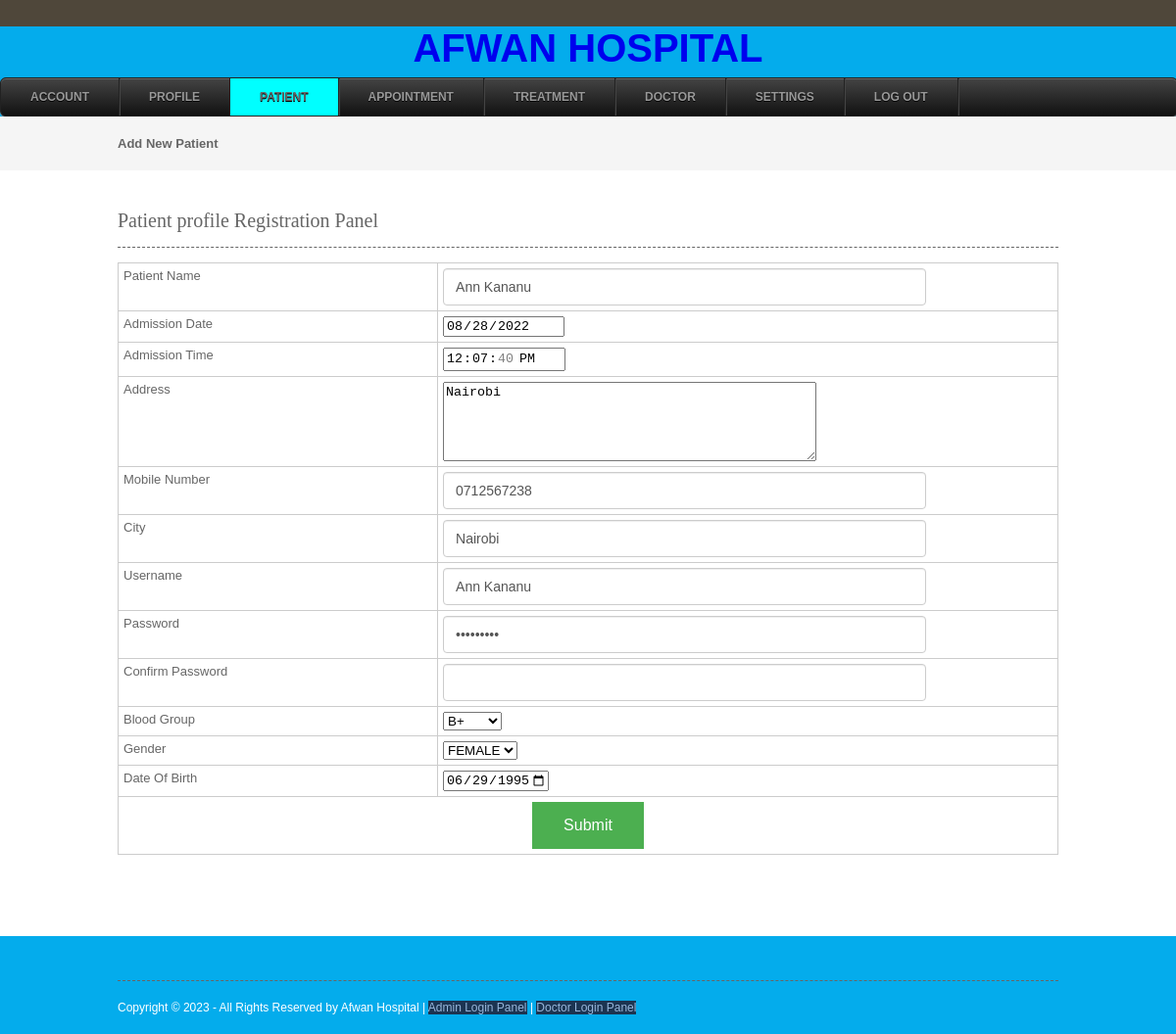
Screenshot of /patient.php?editid=61 (signed in) with the database file from the repository.
### tables this page shows
CREATE TABLE `patient` (
  `patientid` int(10) NOT NULL,
  `patientname` varchar(50) NOT NULL,
  `admissiondate` date NOT NULL,
  `admissiontime` time NOT NULL,
  `address` varchar(250) NOT NULL,
  `mobileno` varchar(15) NOT NULL,
  `city` varchar(25) NOT NULL,
  `loginid` varchar(50) NOT NULL,
  `password` varchar(25) NOT NULL,
  `bloodgroup` varchar(20) NOT NULL,
  `gender` varchar(10) NOT NULL,
  `dob` date NOT NULL,
  `status` varchar(10) NOT NULL
);

### patient.php (the view, shortened to what this page needs)
<?php
if (isset($_SESSION['patientid']) OR isset($_SESSION['adminid'])) {
	include("headers.php");
} else {
	include("header.php");
}
include("dbconnection.php");
if(isset($_GET[editid]))
{
	$sql="SELECT * FROM patient WHERE patientid='$_GET[editid]' ";
	$qsql = mysqli_query($con,$sql);
	$rsedit = mysqli_fetch_array($qsql);
}
?>
<div class="wrapper col2">
  <div id="breadcrumb">
    <ul>
      <li class="first">Add New Patient</li></ul>
  </div>
</div>
<div class="wrapper col4">
  <div id="container">
    <h1>Patient profile Registration Panel</h1>
    <form method="post" action="" name="frmpatient" onSubmit="return validateform()">
    <table width="200" border="3">
      <tbody>
        <tr>
          <td width="34%">Patient Name</td>
          <td width="66%"><input type="text" name="patientname" id="patientname"  value="<?php echo $rsedit[patientname]; ?>"/></td>
        </tr>
<?php
if(isset($_GET[editid]))
{
?>
        <tr>
          <td>Admission Date</td>
          <td><input type="date" name="admissiondate" id="admissiondate" value="<?php echo $rsedit[admissiondate]; ?>" readonly /></td>
        </tr>
        <tr>
          <td>Admission Time</td>
          <td><input type="time" name="admissiontme" id="admissiontme" value="<?php echo $rsedit[admissiontime]; ?>" readonly /></td>
        </tr>
<?php
}
?>
        <tr>
          <td>Address</td>
          <td><textarea name="address" id="address" cols="45" rows="5"><?php echo $rsedit[address]; ?></textarea></td>
        </tr>
        <tr>
          <td>Mobile Number</td>
          <td><input type="text" name="mobilenumber" id="mobilenumber" value="<?php echo $rsedit[mobileno]; ?>" /></td>
        </tr>
        <tr>
          <td>City</td>
          <td><input type="text" name="city" id="city" value="<?php echo $rsedit[city]; ?>" /></td>
        </tr>
        <tr>
          <td>Username</td>
          <td><input type="text" name="loginid" id="loginid"  value="<?php echo $rsedit[loginid]; ?>"/></td>
        </tr>
        <tr>
          <td>Password</td>
          <td><input type="password" name="password" id="password" value="<?php echo $rsedit[password]; ?>" /></td>
        </tr>
        <tr>
          <td>Confirm Password</td>
          <td><input type="password" name="confirmpassword" id="confirmpassword"  value="<?php echo $rsedit[confirmpassword]; ?>"/></td>
        </tr>
        <tr>
          <td>Blood Group</td>
          <td><select name="select2" id="select2">
          <?php
		  $arr = array("A+","A-","B+","B-","O+","O-","AB+","AB-");
		  foreach($arr as $val)
		  {
			  if($val == $rsedit[bloodgroup])
			  {
			  echo "<option value='$val' selected>$val</option>";
			  }
			  else
			  {
				  echo "<option value='$val'>$val</option>";
			  }
		  }
		  ?>
          </select></td>
        </tr>
        <tr>
          <td>Gender</td>
          <td><select name="select3" id="select3">
          <?php
		  $arr = array("MALE","FEMALE");
		  foreach($arr as $val)
		  {
			  if($val == $rsedit[gender])
			  {
			  echo "<option value='$val' selected>$val</option>";
			  }
			  else
			  {
				  echo "<option value='$val'>$val</option>";
			  }
		  }
		  ?>
          </select></td>
        </tr>
        <tr>
          <td>Date Of Birth</td>
          <td><input type="date" name="dateofbirth" max="<?php echo date("Y-m-d"); ?>" id="dateofbirth"  value="<?php echo $rsedit[dob]; ?>"/></td>
        </tr>
        <tr>
          <td colspan="2" align="center"><input type="submit" name="submit" id="submit" value="Submit" /></td>
        </tr>
      </tbody>
    </table>
    </form>
    <p>&nbsp;</p>
  </div>
</div>
<?php
if (isset($_SESSION['patientid'])) {
	include("footers.php");
} else {
	include("footer.php");
}
?>

### layout/styles/layout.css (style rules this page uses)
html { overflow-y:scroll; }
body { margin:0; padding:0; font-size:13px; font-family:verdana, Arial, Helvetica, sans-serif; color:#FFFFFF; background-color:#4F473A; }
div.wrapper { display:block; width:100%; margin:0; text-align:left; }
.col2 { color:#666666; background-color:#F5F5F5; }
.col3, .col4 { color:#666666; background-color:#FFFFFF; }
#head, #gallery, #breadcrumb, #container, #footer { display:block; position:relative; width:960px; margin:0 auto; }
#breadcrumb { padding:20px 0; }
#breadcrumb ul { margin:0; padding:0; list-style:none; }
#breadcrumb ul li { display:inline; }
#breadcrumb ul li.first { font-weight:bold; }
#container { padding:40px 0; }
#container h1, #container h2, #container h3, #container h4, #container h5, #container h6 { margin:0 0 15px 0; padding:0 0 15px 0; line-height:normal; font-weight:normal; font-size:20px; font-family:Georgia, "Times New Roman", Times, serif; border-bottom:1px dashed #666666; }

### layout/styles/forms.css (style rules this page uses)
form, fieldset, legend { margin:0; padding:0; border:none; }

### layout/styles/tables.css (style rules this page uses)
table { width:100%; border-collapse:collapse; table-layout:auto; vertical-align:top; margin-bottom:15px; border:1px solid #CCCCCC; }
table tbody td { vertical-align:top; border-collapse:collapse; border-left:1px solid #CCCCCC; border-right:1px solid #CCCCCC; }
table thead th, table tbody td { padding:5px; border-collapse:collapse; }

### headers.php (style rules this page uses)
input[type=submit] { background-color: #4CAF50; border: none; cursor:pointer; color: white; padding: 15px 32px; text-align: center; text-decoration: none; display: inline-block; font-size: 16px; }
input[type=text] { display: block; width: 75%; height: 24px; padding: 6px 12px; font-size: 14px; line-height: 1.42857143; color: #555; background-color: #fff; background-image: none; border: 1px solid #ccc; border-radius: 4px; -webkit-box-shadow: inset 0 1px 1px rgba(0,0,0,.075); box-shadow: inset 0 1px 1px rgba(0,0,0,.075); -webkit-transition: border-color ease-in-out .15s,-webkit-box-shadow ease-in-out .15s; -o-transition: border-color ease-in-out .15s,box-shadow ease-in-out .15s; transition: border-color ease-in-out .15s,box-shadow ease-in-out .15s; }
input[type=password] { display: block; width: 75%; height: 24px; padding: 6px 12px; font-size: 14px; line-height: 1.42857143; color: #555; background-color: #fff; background-image: none; border: 1px solid #ccc; border-radius: 4px; -webkit-box-shadow: inset 0 1px 1px rgba(0,0,0,.075); box-shadow: inset 0 1px 1px rgba(0,0,0,.075); -webkit-transition: border-color ease-in-out .15s,-webkit-box-shadow ease-in-out .15s; -o-transition: border-color ease-in-out .15s,box-shadow ease-in-out .15s; transition: border-color ease-in-out .15s,box-shadow ease-in-out .15s; }

### rows the page displays
patient: patientname "Ann Kananu", admissiondate "08/28/2022", admissiontme "12:07:40", address "Nairobi", mobilenumber "0712567238", city "Nairobi", loginid "Ann Kananu", select2 "B+", select3 "FEMALE", dateofbirth "06/29/1995"
